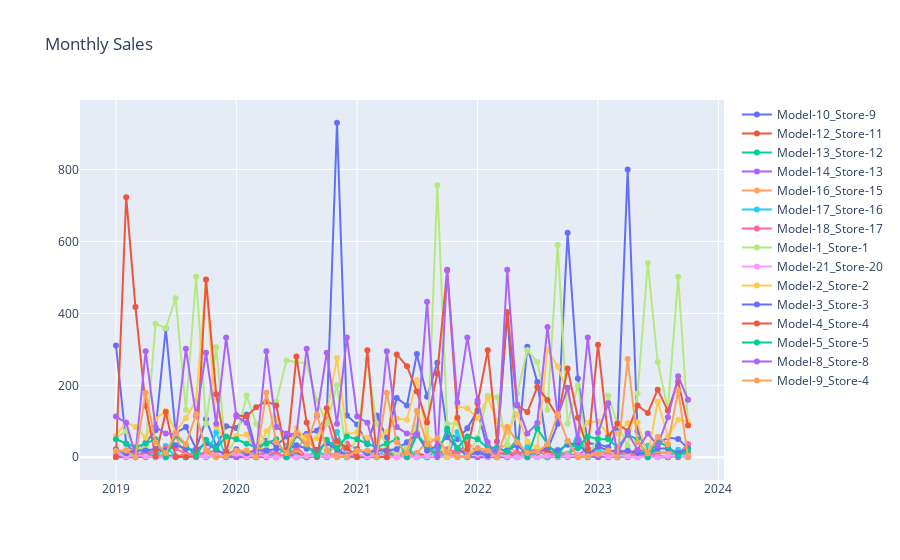

Notebook code for this chart:
### Code cell
# Get unique Model_Store_Pairs
unique_pairs = full_sales_df['Model_Store_Pair'].unique()

# Create an empty list to store traces
plot_data = []

# Loop through each unique Model_Store_Pair and create a trace
for unique_pair in unique_pairs:
    trace = go.Scatter(
        x=full_sales_df[full_sales_df['Model_Store_Pair'] == unique_pair]['MONTH_YEAR'],
        y=full_sales_df[full_sales_df['Model_Store_Pair'] == unique_pair]['QUANTITY'],
        mode='lines+markers',
        name=unique_pair  # Label each trace with the Model_Store_Pair
    )
    plot_data.append(trace)

plot_layout = go.Layout(
    title='Monthly Sales'
)

fig = go.Figure(data=plot_data, layout=plot_layout)
pyoff.iplot(fig)
